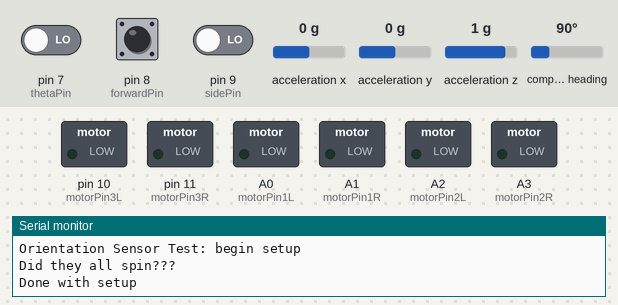
A sketch run on a simulated Arduino Uno, built with avr-gcc and run on an emulated ATmega328P. Shown: switched loads named in the sketch (green lamp = pin HIGH), the last lines printed to the serial monitor. The inputs (shaded band) are chosen by the test bench; at power-on: pin 8 (forwardPin) LOW, pin 7 (thetaPin) LOW, pin 9 (sidePin) LOW, acceleration x 0 g, acceleration y 0 g, acceleration z 1 g, compass heading 90°.

Above: at 20.2 s.
20.3 s: pin 8 (forwardPin) pulsed HIGH 2 times (0.12 s each, 0.3 s apart)
At 22.5 s:
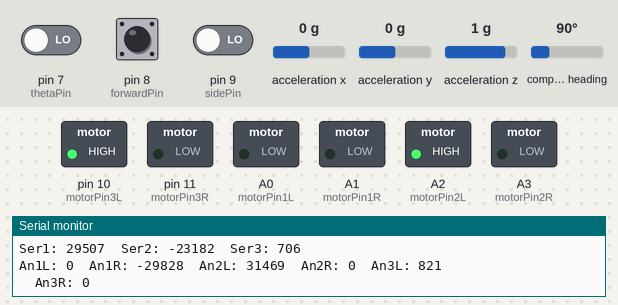
At 26.2 s:
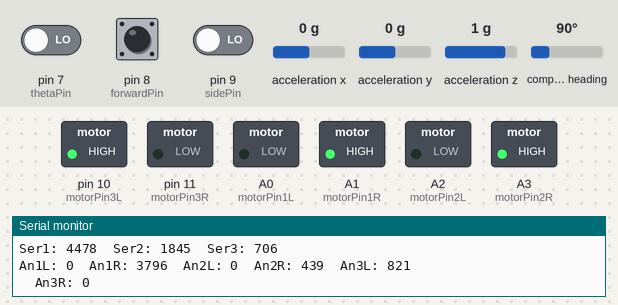
Timing chart, 0 to 27.7 s (numbered marks = the images above; inputs shaded):
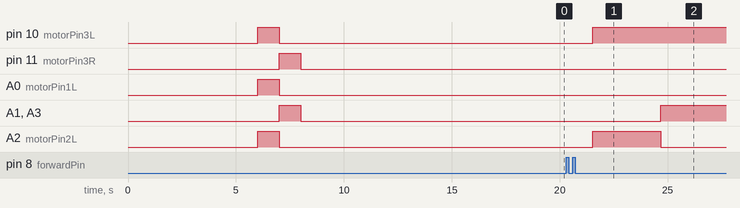

Measured:
- after the input at 20.3 s, pin 10 (motorPin3L): LOW → HIGH after 1.2 s instead of 1.8 s; A1 (motorPin1R), A3 (motorPin2R): LOW → HIGH after 4.4 s instead of 1.8 s; A2 (motorPin2L): LOW → HIGH after 1.2 s, → LOW 3.2 s later

The sketch:

coro_three.ino
```cpp
// modified by Emily, week of 2/27

//Libraries
#include <Wire.h> --help with I2C protocol
//#include <Servo.h> --
#include <Adafruit_Sensor.h>
#include <Adafruit_BNO055.h>
#include <utility/imumaths.h>

//Initialize BNO sensor
#define I2C_SDA A4
#define I2C_SCL A5

Adafruit_BNO055 bno = Adafruit_BNO055(55);

//Initialize motors
#define motorPin1L A0
#define motorPin1R A1
#define motorPin2L A2
#define motorPin2R A3
#define motorPin3L 10
#define motorPin3R 11

//Initialize input pins
int thetaPin = 7;
int forwardPin = 8;
int sidePin = 9;

//Initialize kiwi drive variables
int ser1;
int ser2;
int ser3;
int an1L;
int an1R;
int an2L;
int an2R;
int an3L;
int an3R;

//Initialize x-orientation variables
float yaw;                //Absolute x-orientation value from BNO
int error;                //Error relative to setpoint
float setpoint = 180;     //Absolute orientation goal of robot

//Initialize derivative time values
float error_before;
long time_before = micros();
int error_derivative;

//Initialize PID control constants
float p_constant = 1.5;
float d_constant = 3;

void setup() {
  Serial.begin(9600);
  Wire.begin(I2C_SDA);
  Wire.begin(I2C_SCL);


  Serial.println("Orientation Sensor Test: begin setup");
  Serial.println("");

  //Initialise BNO sensor
  if(!bno.begin())
  {
    Serial.print("Ooops, no BNO055 detected ... Check your wiring or I2C ADDR!");
    while(1);
  }
  delay(1000);
  bno.setExtCrystalUse(true);


  //Initialize wheels
  pinMode(motorPin1L, OUTPUT);
  pinMode(motorPin1R, OUTPUT);
  pinMode(motorPin2L, OUTPUT);
  pinMode(motorPin2R, OUTPUT);
  pinMode(motorPin3L, OUTPUT);
  pinMode(motorPin3R, OUTPUT);

  //sets all motors pins to 0 AKA not moving
  calib();
  delay(5000);

  //spin one way
  analogWrite(motorPin1L, 255);
  analogWrite(motorPin1R, 0);
  analogWrite(motorPin2L, 255);
  analogWrite(motorPin2R, 0);
  analogWrite(motorPin3L, 255);
  analogWrite(motorPin3R, 0);
  delay(1000);

  //spin another way
  analogWrite(motorPin1L, 0);
  analogWrite(motorPin1R, 255);
  analogWrite(motorPin2L, 0);
  analogWrite(motorPin2R, 255);
  analogWrite(motorPin3L, 0);
  analogWrite(motorPin3R, 255);
  delay(1000);

  //sets all motors pins to 0 AKA not moving
  calib();
  delay(1000);

  Serial.println("Did they all spin???");
  delay(5000);


  //Initialize remote signals
  pinMode(forwardPin, INPUT);
  pinMode(sidePin, INPUT);
  pinMode(thetaPin, INPUT);

  Serial.println("Done with setup");
  delay(5000);
}


void loop() {
  long thetaDuration = pulseIn(thetaPin, HIGH);  //Read PWM for theta input
  float thetaVal = map((float)thetaDuration, 1750.0, 950.0, -0.5, 0.5);

  long fwdDuration = pulseIn(forwardPin, HIGH);  //Read PWM for fwd input
  float fwdVal = map((float)fwdDuration, 1000.0, 1980.0, -1.0, 1.0);

  long sideDuration = pulseIn(sidePin, HIGH);  //Read PWM for side input
  float sideVal = map((float)sideDuration, 2030.0, 1080.0, -1.0, 1.0);
  Serial.println(thetaDuration);
  Serial.println(fwdDuration);
  Serial.println(sideDuration);
  // Serial.println(thetaVal);
  // Serial.println(fwdVal);
  // Serial.println(sideVal);

  if(thetaDuration<1350 || thetaDuration>1550){   //If driver is manually changing theta input
    delay(100);
    sensorEvent();
    setpoint = yaw;   //Adjusts robot setpoint
  }

  //Implements goal-seeking
  sensorEvent();  //Reads x-orientation from BNO
  adjust();   //Corrects robot orientation with proportional adjustment
  updateDer();    //Updates error_derivative value
  printYaw();

  kiwiFunct(fwdVal, sideVal, thetaVal);   //Calculate servo values with kiwi drive math


  ser1+=error;  //Corrects servo values proportionally
  ser2+=error;
  ser3+=error;

  ser1+=error_derivative;   //Dampens adjustment of servo values
  ser2+=error_derivative;
  ser3+=error_derivative;
  printSer();

  convertServoToAnalog();

  analogWrite(motorPin1L, an1L);
  analogWrite(motorPin1R, an1R);
  analogWrite(motorPin2L, an2L);
  analogWrite(motorPin2R, an2R);
  analogWrite(motorPin3L, an3L);
  analogWrite(motorPin3R, an3R);

  printAn();

  delay(10);
}

//Cacluates error relative to robot setpoint
void calcError(){
  if(setpoint<=180){ //Calculates error for setpoint less than 180 degrees
    if (yaw>setpoint && yaw<setpoint+180)
      error = rotateLeft(yaw-setpoint);
    else if(yaw>0 && yaw<setpoint)
      error = rotateRight(setpoint-yaw);
    else if(yaw>setpoint+180 && yaw<360)
      error = rotateRight(360-yaw+setpoint);
  }
  else if(setpoint>180){ //Calculates error for setpoint greater than 180 degrees
    if (yaw>setpoint-180 && yaw<setpoint)
      error = rotateRight(setpoint-yaw);
    else if(yaw>setpoint && yaw<360)
      error = rotateLeft(yaw-setpoint);
    else if(yaw>0 && yaw<setpoint-180)
      error = rotateLeft(360-setpoint+yaw);
  }
}


//Reorients robot to face forward while driving
void adjust(){
  if(yaw!=setpoint){
    calcError();
  }
}

//Calculates derivative value in PID to dampen adjustment
void updateDer(){
  float error_now = error;   //Records current robot orientation error
  float error_delta = error_now - error_before;  //Calculates change in error

  long time_now = micros();
  long time_delta = time_now - time_before;   //Calculates change in time

  error_derivative = (int)(d_constant * error_delta / (time_delta / 100000.0));  //Calculates error derivative

  error_before = error_now;   //Updates current error value
  time_before = time_now;   //Updates current time value
  }

//Rotation functions with goal-seeking
int rotateRight(float angle){
  float offset = angle;
  return (int)(-1 * p_constant * offset);   //Return scaled value for rightward adjustment
}

int rotateLeft(float angle){
  float offset = angle;
  return (int)(p_constant * offset);  //Return scaled value for leftward adjustment
}

//Stops robot
void calib(){
  analogWrite(motorPin1L, 0);
  analogWrite(motorPin1R, 0);
  analogWrite(motorPin2L, 0);
  analogWrite(motorPin2R, 0);
  analogWrite(motorPin3L, 0);
  analogWrite(motorPin3R, 0);
}

//Prints servo values
void printSer(){
  Serial.print("Ser1: " );
  Serial.print(ser1);
  Serial.print("\tSer2: " );
  Serial.print(ser2);
  Serial.print("\tSer3: " );
  Serial.println(ser3);
}

void printAn(){
  Serial.print("An1L: " );
  Serial.print(an1L);
  Serial.print("\tAn1R: " );
  Serial.print(an1R);

  Serial.print("\tAn2L: " );
  Serial.print(an2L);
  Serial.print("\tAn2R: " );
  Serial.print(an2R);

  Serial.print("\tAn3L: " );
  Serial.println(an3L);
  Serial.print("\tAn3R: " );
  Serial.println(an3R);
}

//Calculates servo values
void kiwiFunct(float fwdVal, float sideVal, float thetaVal){
  float m1 = .5 * sideVal -sqrt(3)/2 * fwdVal + thetaVal;
  float m2 = .5 * sideVal + sqrt(3)/2 * fwdVal + thetaVal;
  float m3 = -1 * sideVal + thetaVal;

  float avg1 = (m1)/3.0;
  float avg2 = (m2)/3.0;
  float avg3 = (m3)/3.0;

  ser1 = (int)(map(avg1, -1, 1, 000, 3000));
  ser2 = (int)(map(avg2, -1, 1, 000, 3000));
  ser3 = (int)(map(avg3, -1, 1, 000, 3000));
}

//Calculates analog values from servo values
void convertServoToAnalog(){
  if (ser1<1500){
    an1L = (int)(map((float)ser1, 1300, 1500, 255, 0));
    an1R = 0;
  }
  else {
    an1L = 0;
    an1R = (int)(map((float)ser1, 1500, 1700, 0, 255));
  }

  if (ser2<1500){
    an2L = (int)(map((float)ser2, 1300, 1500, 255, 0));
    an2R = 0;
  }
  else {
    an2L = 0;
    an2R = (int)(map((float)ser2, 1500, 1700, 0, 255));
  }

  if (ser3<1350){
    an3L = (int)(map((float)ser3, 1150, 1350, 255, 0));
    an3R = 0;
  }
  else {
    an3L = 0;
    an3R = (int)(map((float)ser3, 1350, 1550, 0, 255));
  }
}

/* Get a new sensor event */
void sensorEvent(){
  sensors_event_t event;   //Reads absolute x-orientation from BNO
  bno.getEvent(&event);
  yaw = event.orientation.x;   //Updates yaw value
}

/* Display sensor floating point data */
void printYaw(){
  Serial.print("\tyaw:" );
  Serial.println(yaw, 4);
}

//Takes value v in range [a,b] and maps to corresponding value in range [c,d]
float map(float v, float a, float b, float c, float d){
  return (v-a) * (d-c) / (b-a) + c;
}
```
